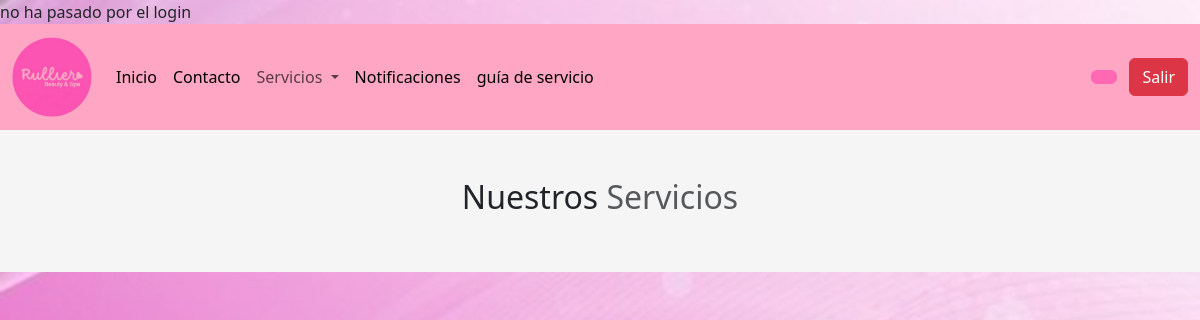
Before: /clientes/servicios/masajes/index.php with the older database file.
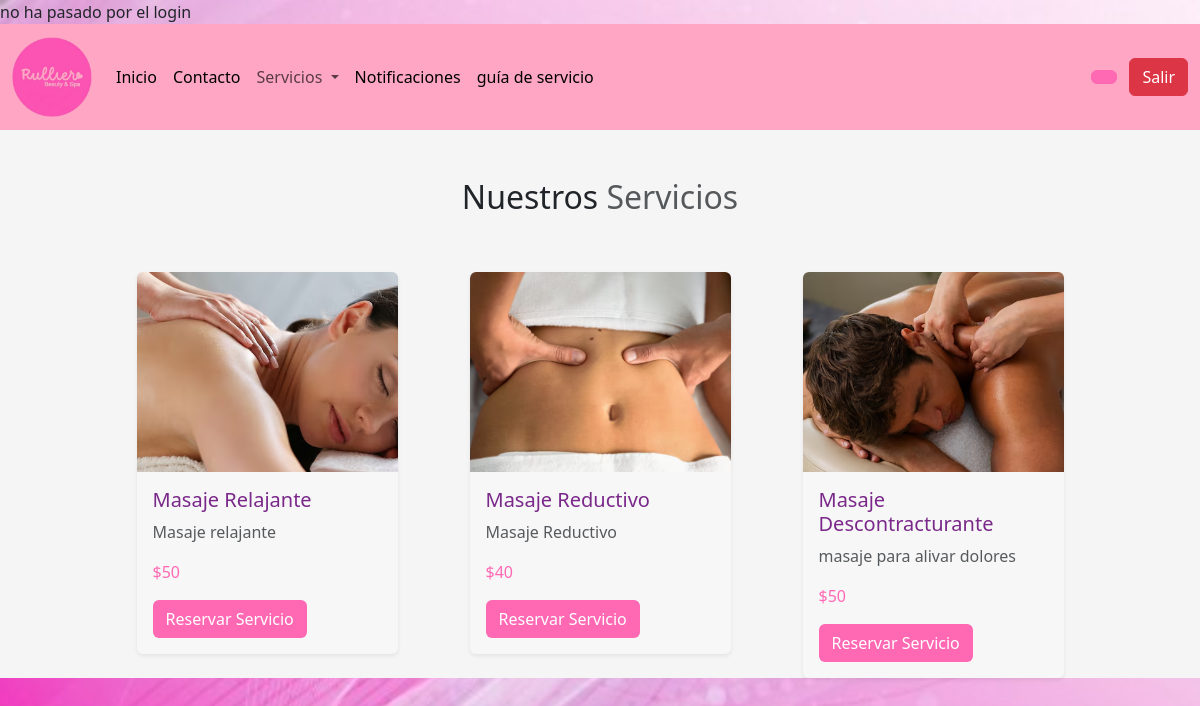
After: the same page with the newer database file.
### tables this page shows
CREATE TABLE `services` (
  `id` int(11) NOT NULL,
  `nombre` varchar(45) NOT NULL,
  `categoria` varchar(45) NOT NULL,
  `descripcion` text DEFAULT NULL,
  `precio` float DEFAULT NULL,
  `imagen` text DEFAULT NULL,
  `fecha_creacion` timestamp NULL DEFAULT current_timestamp(),
  `fecha_actualizacion` timestamp NULL DEFAULT current_timestamp() ON UPDATE current_timestamp(),
  `id_usuario` int(11) DEFAULT NULL
);

### app/config.php (called while the page is built, shortened)
<?php
    $URL = "http://localhost/spa";
?>

### clientes/servicios/masajes/index.php (the view, shortened to what this page needs)
<?php
include '../../../app/config.php';
$sql = "SELECT * FROM services where categoria = 'masajista' ";
$query = $pdo->prepare($sql);
$query->execute();
$servicios = $query->fetchAll(PDO::FETCH_ASSOC);
?>
<?php include '../../layout/cabecera.php';?>
<?php include '../../layout/nav.php';?>
<section style="background-color: #f5f5f5;" class="servicios pt-5">
    <div class="container">
        <div class="row">
        <div class="col-md-12">
            <h2 class="text-center">Nuestros <span class=" opacity-75">Servicios</span></h2>
        </div>
        </div>
<div class="row mt-5 d-flex justify-content-center align-items-start gap-5">
    <?php
    foreach ($servicios as $servicio) {
    ?>
    <div class="col-md-4 col-lg-3 col-sm-6">
        <div class="card border-0 shadow-sm" style="background-color: #f7f7f7;">
            <img src="<?php echo $URL; ?>/public/images/servicios/<?php echo $servicio["imagen"]; ?>" alt="ad" class="img-fluid rounded-top" style="height: 200px; object-fit: cover;">
            <div class="card-body">
                <h5 class="card-title text-purple" style="color: #7a288a;"><?php echo $servicio['nombre']; ?></h5>
                <p class="text-muted"><?php echo $servicio['descripcion']; ?></p>
                <p class="card-text text-pink" style="color: #ff69b4;"><?php echo '$' . $servicio['precio']; ?></p>
                <a href="calendario.php?id_servicio=<?php echo $servicio['id']; ?>&categoria=masajista" class="btn btn-pink" style="background-color: #ff69b4; color: #ffffff;">Reservar Servicio</a>
            </div>
        </div>
    </div>
    <?php
    }
    ?>
</div>
    </div>
</section>

### clientes/layout/cabecera.php (shortened to what this page needs)
<!doctype html>
<html lang="es">
    <head>
        <link rel="stylesheet" href="https://cdn.jsdelivr.net/npm/bootstrap-icons@1.11.3/font/bootstrap-icons.min.css">
        <link rel="stylesheet" href="<?php echo $URL; ?>/public/css/home.css">
        <link href="<?php echo $URL; ?>/public/css/bootstrap.min.css" rel="stylesheet">
    </head>

### clientes/layout/nav.php (shortened to what this page needs)
<!doctype html>
<html lang="es">
    <head>
        <link rel="stylesheet" href="https://cdn.jsdelivr.net/npm/bootstrap-icons@1.11.3/font/bootstrap-icons.min.css">
        <link rel="stylesheet" href="public/css/home.css">
        <link href="public/css/bootstrap.min.css" rel="stylesheet">
        <link href="https://cdn.jsdelivr.net/npm/bootstrap@5.3.3/dist/css/bootstrap.min.css" rel="stylesheet">
    </head>
    <body >
        <nav style ="background-color:#ffa6c5" class="navbar navbar-expand-lg ">
            <div class="container-fluid">
                <a class="navbar-brand" href="index.php"><img width="80px" src="<?= $URL ?>/assets/img/logo2.png" alt=""></a>
                <div class="collapse navbar-collapse" id="navbarNavAltMarkup">
                <div class="navbar-nav">
                    <a class="nav-link active" aria-current="page" href="<?= $URL ?>/clientes/index.php">Inicio</a>
                    <a class="nav-link active" aria-current="page" href="<?= $URL ?>/clientes/contacto/index.php">Contacto</a>
                    <li  class="nav-item dropdown">
                        <a style="transition: color 0.2s ease;" class="nav-link dropdown-toggle" href="#" role="button" data-bs-toggle="dropdown" aria-expanded="false">
                            Servicios
                        </a>
                    </li>
                    <a class="nav-link active" aria-current="page" href="<?= $URL ?>/clientes/notificaciones/index.php">Notificaciones</a>
                    <a class="nav-link active" aria-current="page" href="ruta/al/archivo.pdf" download="guia_de_servicio.pdf">guía de servicio</a>
                </div>
                <div style="margin-left: auto;">
                    <a href="<?= $URL ?>/clientes/perfil/index.php" type="button" style="background-color:#FF69B4; border-color:#FF69B4 " class="btn btn-success mx-2">
                    </a>
                    <a href="<?= $URL ?>/app/controllers_clientes/login/cerrar_sesion.php" type="button" class="btn btn-danger ">
                        Salir
                    </a>
                </div>
                </div>
            </div>
        </nav>

### clientes/layout/nav.php (style rules this page uses)
body { background-image: url('fondo.jpg'); background-repeat: no-repeat; background-size: 100% 100%; background-position: center; background-attachment: fixed; }

Changed rows visible on the page:
added services: imagen (picture), nombre "Masaje Relajante", descripcion "Masaje relajante", precio "50"
added services: imagen (picture), nombre "Masaje Reductivo", descripcion "Masaje Reductivo", precio "40"
added services: imagen (picture), nombre "Masaje Descontracturante", descripcion "masaje para alivar dolores", precio "50"
